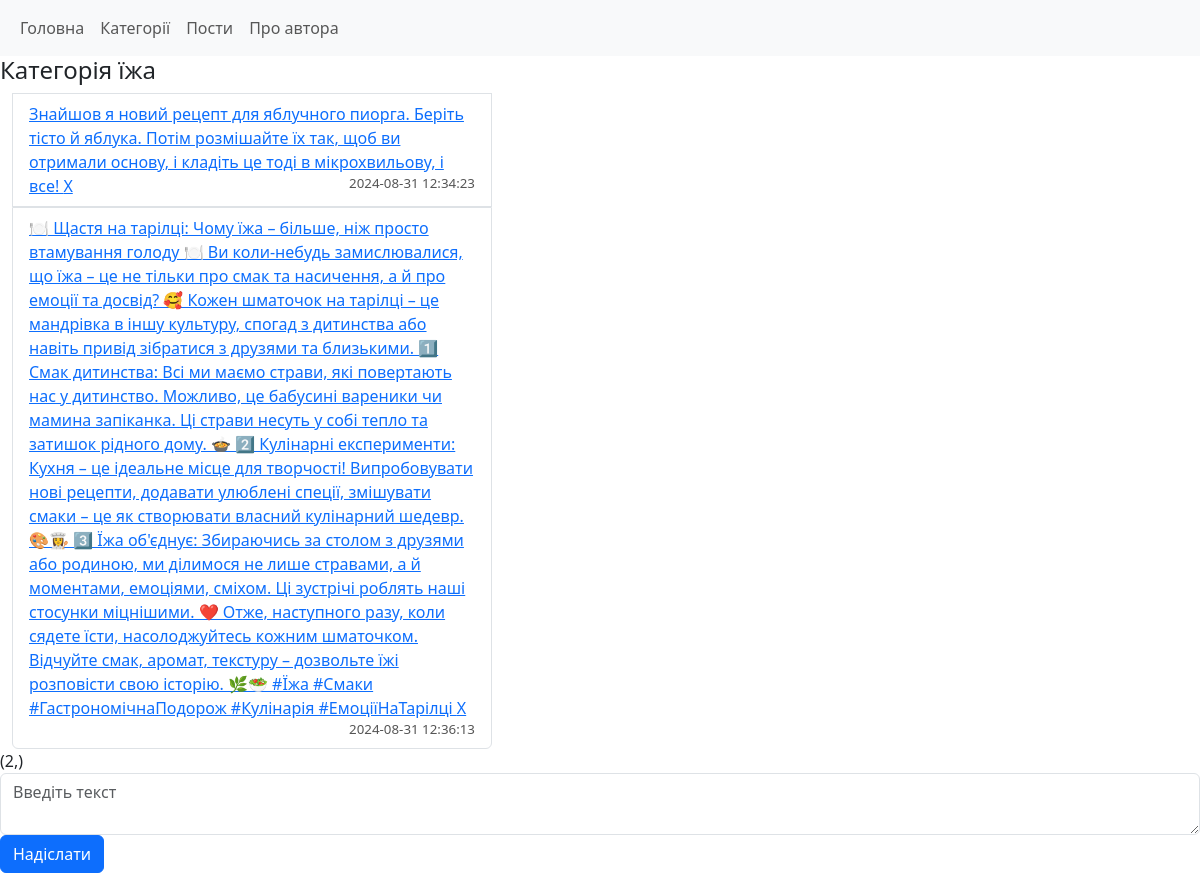
Screenshot of /post/category/3 with the database file from the repository.
### tables this page shows
CREATE TABLE category (id INTEGER PRIMARY KEY AUTOiNCREMENT,
name TEXT
);

CREATE TABLE post (id INTEGER PRIMARY KEY AUTOINCREMENT, category_id INTEGER NOT NULL, text TEXT, datetime DATETIME NOT NULL DEFAULT CURRENT_TIMESTAMP, FOREIGN KEY (category_id) REFERENCES category(id) );

### main.py (the view)
@app.route('/post/category/<id>', methods=["GET", "POST"])
def posts_in_category(id):
    if request.method == "POST":
        post_text = request.form.get("text_input")
        if len(post_text) > 0:
            db.addPosts(id, post_text)
            return redirect(f'/post/category/{id}')
    return render_template("post_categories.html", posts_list=db.getPostsInCategories(id), name=db.getCategoryByID(id)[0], amount=db.getAmount(id))

### db.py (called while the page is built)
def open():
    global conn, cursor
    conn = sqlite3.connect(db_name)
    cursor = conn.cursor()

def close():
    cursor.close()
    conn.close()

def getPostsInCategories(id):
    open()
    cursor.execute("SELECT * FROM post WHERE category_id==?", id)
    result = cursor.fetchall()
    close()
    return result

def getCategoryByID(id):
    open()
    cursor.execute("SELECT name FROM category WHERE id==?", id)
    result = cursor.fetchone()
    close()
    return result

def getAmount(category_id):
    open()
    cursor.execute("SELECT count(id) FROM post WHERE category_id == ?", category_id)
    result = cursor.fetchone()
    close()
    return result

### templates/post_categories.html
{% extends 'base.html' %}
{% block content %}
<h4>Категорія {{name}}</h4>
<div class="posts-list">
   <ul class="list-group">
      {% for p in posts_list %}
      <a href="/post/view/{{p[0]}}">
         <li class="list-group-item">
            {{ p[2] }}
            <span class="delete">
               <a href="/post/delete/{{ p[0] }}">X</a>
            </span>
            <span class="date">{{ p[3] }}</span>
         </li>
      </a>
      {% endfor %}
   </ul>
</div>
{{ amount }}
<div class="mb-3">
   <form method="post">
      <textarea type="text" name="text_input" placeholder="Введіть текст" id="1" class="form-control"></textarea>
      <input type="submit" name="submit" value="Надіслати" id="2" class="btn btn-primary">
   </form>
</div>
{% endblock %}

### static/style.css (style rules this page uses)
body { background: #FFFFFF }
.posts-list { margin-left: 1%; width: 40% }
.date { font-size: smaller; color: #555; float: right; }
.delete { position: relative; bottom: 15px; float: right; }

### rows the page displays
category: name "їжа"
post: text "Знайшов я новий рецепт для яблучного пиорга. Беріть тісто й яблука. Потім розмішайте їх так, щоб ви отримали основу, і кладіть це тоді в мікрохвильову, і все!", datetime "2024-08-31 12:34:23"
post: text "🍽️ Щастя на тарілці: Чому їжа – більше, ніж просто втамування голоду 🍽️ Ви коли-небудь замислювалися, що їжа – це не тільки про смак та насичення, а й про емоції та досвід? 🥰 Кожен шматочок на тарілці – це мандрівка в іншу культуру, спогад з дитинства або навіть привід зібратися з друзями та близькими. 1️⃣ Смак дитинства: Всі ми маємо страви, які повертають нас у дитинство. Можливо, це бабусині вареники чи мамина запіканка. Ці страви несуть у собі тепло та затишок рідного дому. 🍲 2️⃣ Кулінарні експерименти: Кухня – це ідеальне місце для творчості! Випробовувати нові рецепти, додавати улюблені спеції, змішувати смаки – це як створювати власний кулінарний шедевр. 🎨👩‍🍳 3️⃣ Їжа об'єднує:…", datetime "2024-08-31 12:36:13"

### other values shown
{{ amount }} "(2,)"
